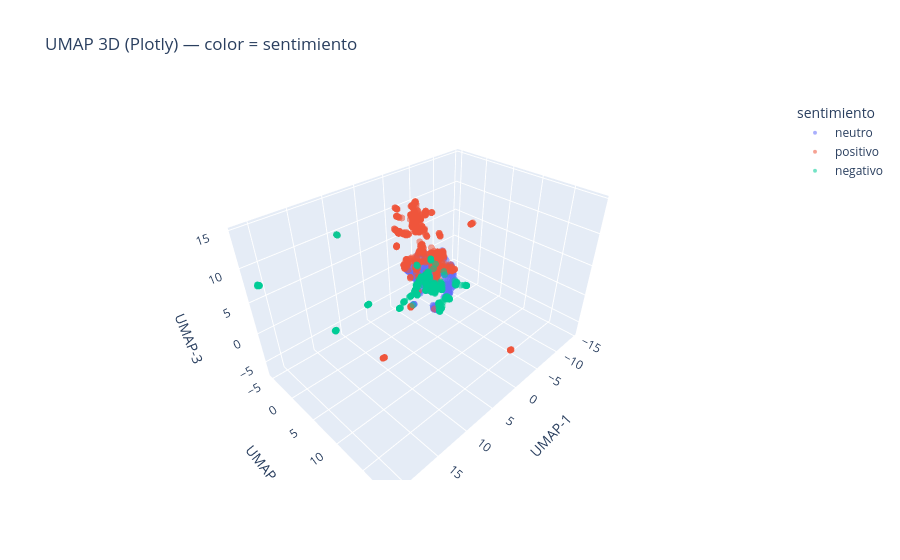

The notebook cell this image was saved under:
### Code cell
try:
    from IPython import get_ipython
except ImportError:

    def get_ipython():
        return None


_ip = get_ipython()
PLOT_3D_ACTIVE = PLOT_3D and xy.shape[1] >= 3
INTERACTIVE_MODE = str(globals().get("INTERACTIVE_3D", "plotly")).lower()

# ipympl: activar widget ANTES de importar pyplot (modo matplotlib interactivo)
if PLOT_3D_ACTIVE and INTERACTIVE_MODE == "ipympl" and _ip is not None:
    try:
        import ipympl  # noqa: F401

        _ip.run_line_magic("matplotlib", "widget")
    except Exception as exc:
        print(
            "No se pudo activar ipympl (%r). Probá: pip install ipympl o INTERACTIVE_3D='plotly'."
            % (exc,)
        )

import matplotlib.pyplot as plt
from matplotlib import colormaps

_hue = COLOR_COL if (COLOR_COL and COLOR_COL in df_sample.columns) else None
labels = cats = cmap = None
if _hue:
    labels = df_sample[_hue].astype(str)
    cats = sorted(labels.unique(), key=lambda x: (len(x), x))
    cmap = colormaps["tab10"].resampled(max(len(cats), 1))

kw2 = {"s": 14, "alpha": 0.55}
kw3 = {"s": 14, "alpha": 0.55, "depthshade": True}

drew_plotly_3d = False
if PLOT_3D_ACTIVE and INTERACTIVE_MODE == "plotly":
    try:
        import plotly.express as px

        _plot_df = pd.DataFrame(
            {"UMAP-1": xy[:, 0], "UMAP-2": xy[:, 1], "UMAP-3": xy[:, 2]}
        )
        if _hue:
            _plot_df[_hue] = labels.values
        fig_p = px.scatter_3d(
            _plot_df,
            x="UMAP-1",
            y="UMAP-2",
            z="UMAP-3",
            color=_hue if _hue else None,
            title=(f"UMAP 3D (Plotly) — color = {_hue}" if _hue else "UMAP 3D (Plotly)"),
            opacity=0.55,
        )
        fig_p.update_traces(marker=dict(size=4))
        try:
            fig_p.show()
        except ValueError as exc:
            err = str(exc).lower()
            if "nbformat" in err or "mime type" in err:
                print(
                    "Plotly en Jupyter necesita nbformat>=4.2. Ejecutá:\n"
                    '  pip install "nbformat>=4.2.0" ipykernel\n'
                    "Luego reiniciá el kernel. Se dibuja matplotlib 3D abajo."
                )
            else:
                raise
        else:
            drew_plotly_3d = True
    except ImportError:
        print("Plotly no instalado. Ejecutá: pip install plotly")

drew_mpl = False
if PLOT_3D_ACTIVE and not drew_plotly_3d:
    fig = plt.figure(figsize=(11, 9))
    ax = fig.add_subplot(111, projection="3d")
    if _hue:
        for i, c in enumerate(cats):
            m = labels == c
            ax.scatter(xy[m, 0], xy[m, 1], xy[m, 2], label=c, color=cmap(i), **kw3)
        ax.legend(bbox_to_anchor=(1.05, 1), loc="upper left")
        ax.set_title(f"UMAP 3D — color = {_hue}")
    else:
        ax.scatter(xy[:, 0], xy[:, 1], xy[:, 2], c="steelblue", **kw3)
        ax.set_title("UMAP 3D (sin columna de color)")
    ax.set_xlabel("UMAP-1")
    ax.set_ylabel("UMAP-2")
    ax.set_zlabel("UMAP-3")
    drew_mpl = True
elif not PLOT_3D_ACTIVE:
    fig, ax = plt.subplots(figsize=(10, 8))
    if _hue:
        for i, c in enumerate(cats):
            m = labels == c
            ax.scatter(xy[m, 0], xy[m, 1], label=c, color=cmap(i), **kw2)
        ax.legend(markerscale=2, bbox_to_anchor=(1.02, 1), loc="upper left")
        ax.set_title(f"UMAP 2D — color = {_hue}")
    else:
        ax.scatter(xy[:, 0], xy[:, 1], c="steelblue", **kw2)
        ax.set_title("UMAP 2D (sin columna de color en la muestra)")
    ax.set_xlabel("UMAP-1")
    ax.set_ylabel("UMAP-2")
    drew_mpl = True

if drew_mpl:
    plt.tight_layout()
    plt.show()

### Figure 1 — Plotly figure (JSON) as saved in the notebook; plotly's stock layout.template omitted (floating-point values rounded to 4 significant figures; data arrays with more than 128 entries replaced by an {"elided": "..."} marker saying what was removed)
{"data": [{"hovertemplate": "sentimiento=neutro<br>UMAP-1=%{x}<br>UMAP-2=%{y}<br>UMAP-3=%{z}<extra></extra>", "legendgroup": "neutro", "marker": {"color": "#636efa", "opacity": 0.55, "size": 4, "symbol": "circle"}, "mode": "markers", "name": "neutro", "scene": "scene", "showlegend": true, "type": "scatter3d", "x": {"elided": "532 float values"}, "y": {"elided": "532 float values"}, "z": {"elided": "532 float values"}}, {"hovertemplate": "sentimiento=positivo<br>UMAP-1=%{x}<br>UMAP-2=%{y}<br>UMAP-3=%{z}<extra></extra>", "legendgroup": "positivo", "marker": {"color": "#EF553B", "opacity": 0.55, "size": 4, "symbol": "circle"}, "mode": "markers", "name": "positivo", "scene": "scene", "showlegend": true, "type": "scatter3d", "x": {"elided": "605 float values"}, "y": {"elided": "605 float values"}, "z": {"elided": "605 float values"}}, {"hovertemplate": "sentimiento=negativo<br>UMAP-1=%{x}<br>UMAP-2=%{y}<br>UMAP-3=%{z}<extra></extra>", "legendgroup": "negativo", "marker": {"color": "#00cc96", "opacity": 0.55, "size": 4, "symbol": "circle"}, "mode": "markers", "name": "negativo", "scene": "scene", "showlegend": true, "type": "scatter3d", "x": {"elided": "363 float values"}, "y": {"elided": "363 float values"}, "z": {"elided": "363 float values"}}], "layout": {"legend": {"title": {"text": "sentimiento"}, "tracegroupgap": 0}, "scene": {"domain": {"x": [0, 1], "y": [0, 1]}, "xaxis": {"title": {"text": "UMAP-1"}}, "yaxis": {"title": {"text": "UMAP-2"}}, "zaxis": {"title": {"text": "UMAP-3"}}}, "title": {"text": "UMAP 3D (Plotly) — color = sentimiento"}}}
